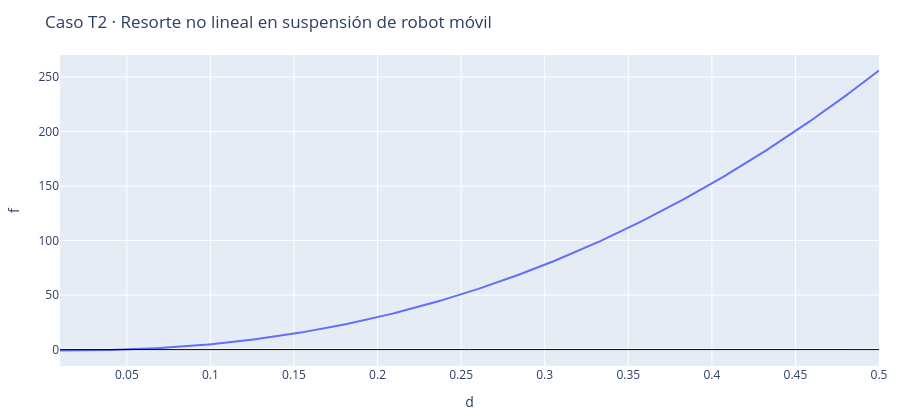

The notebook cell saved with this chart:
### Markdown cell above
## 2 · Casos de estudio

Escribe una función `raiz(f, a, b, max_iter)` y se probará contra **dos** casos: el tuyo (conocido) y otro que no es tuyo (desconocido). **Tú eliges el método**; no se te dice cuál usar.

El motor te pasa el **tope de iteraciones** en `max_iter` (vale 100). La **misma** `raiz` se usa para los dos casos, salvo que definas aparte `raiz_otro(f, a, b, max_iter)` para el caso desconocido (bloque opcional más abajo). Si no lo defines, `raiz` se usa para ambos.

### Code cell
#@title Pregunta 5 · Tu caso (conocido)
pregunta(5)

### Figure 1 — Plotly figure (JSON) as saved in the notebook; plotly's stock layout.template omitted (floating-point values rounded to 4 significant figures; data arrays with more than 128 entries replaced by an {"elided": "..."} marker saying what was removed)
{"data": [{"line": {"width": 2}, "mode": "lines", "name": "f(d)", "type": "scatter", "x": {"elided": "600 float values"}, "y": {"elided": "600 float values"}}], "layout": {"dragmode": "pan", "height": 420, "hovermode": "x unified", "margin": {"b": 50, "l": 60, "r": 20, "t": 55}, "shapes": [{"line": {"color": "black", "width": 1}, "type": "line", "x0": 0, "x1": 1, "xref": "x domain", "y0": 0, "y1": 0, "yref": "y"}], "title": {"text": "Caso T2 · Resorte no lineal en suspensión de robot móvil"}, "xaxis": {"rangeslider": {"visible": false}, "showspikes": true, "title": {"text": "d"}}, "yaxis": {"showspikes": true, "title": {"text": "f"}}}}
